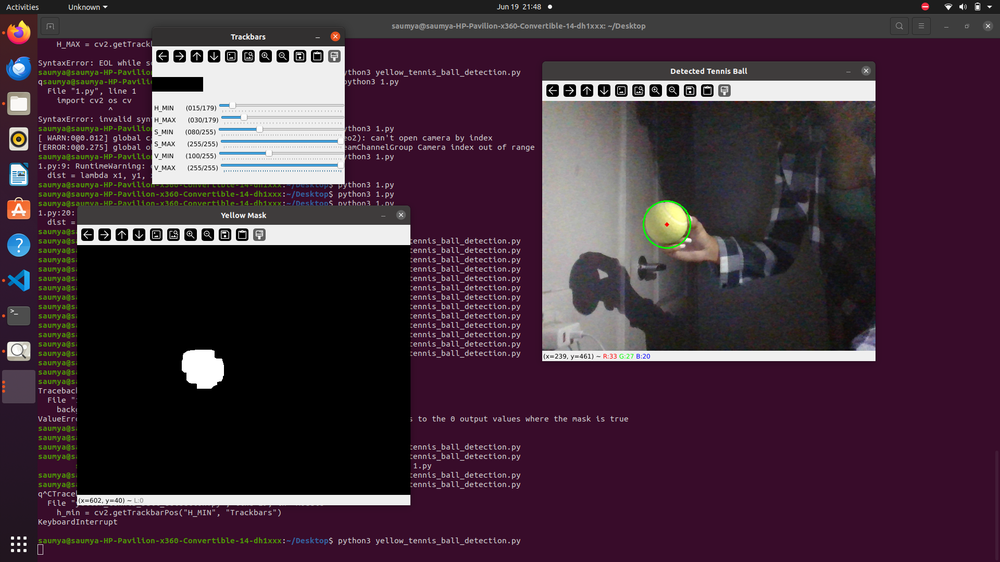
#> input picture OpenCV/TennisBall/Dark.png, 1000 x 562 px, shrunk from 1920 x 1080 before the run, given in place of the camera
$ python laplacian.py   (older library calls are emulated)
#> lines starting #> are read from the running program, lines starting #| are printed output that depends on the picture; after the words box and inside, x2 and y2 are one past the last pixel; in counts of white or black regions, pixels touching at a corner belong together
import cv2
import numpy as np

def nothing(x):
    pass

# Initialize video capture
videoCapture = cv2.VideoCapture(0)  # Change the index if needed (e.g., 1 or 2)

# Create a window for trackbars
cv2.namedWindow("Trackbars")
cv2.createTrackbar("H_MIN", "Trackbars", 15, 179, nothing)
cv2.createTrackbar("H_MAX", "Trackbars", 35, 179, nothing)
cv2.createTrackbar("S_MIN", "Trackbars", 80, 255, nothing)
cv2.createTrackbar("S_MAX", "Trackbars", 255, 255, nothing)
cv2.createTrackbar("V_MIN", "Trackbars", 100, 255, nothing)
cv2.createTrackbar("V_MAX", "Trackbars", 255, 255, nothing)

while True:
    ret, frame = videoCapture.read()
#> frame is the input picture: shape (562, 1000, 3); mean B, G, R 59, 45.7, 66.6
    if not ret:
        break

    # Preprocess the frame
    blurredFrame = cv2.GaussianBlur(frame, (15, 15), 0)
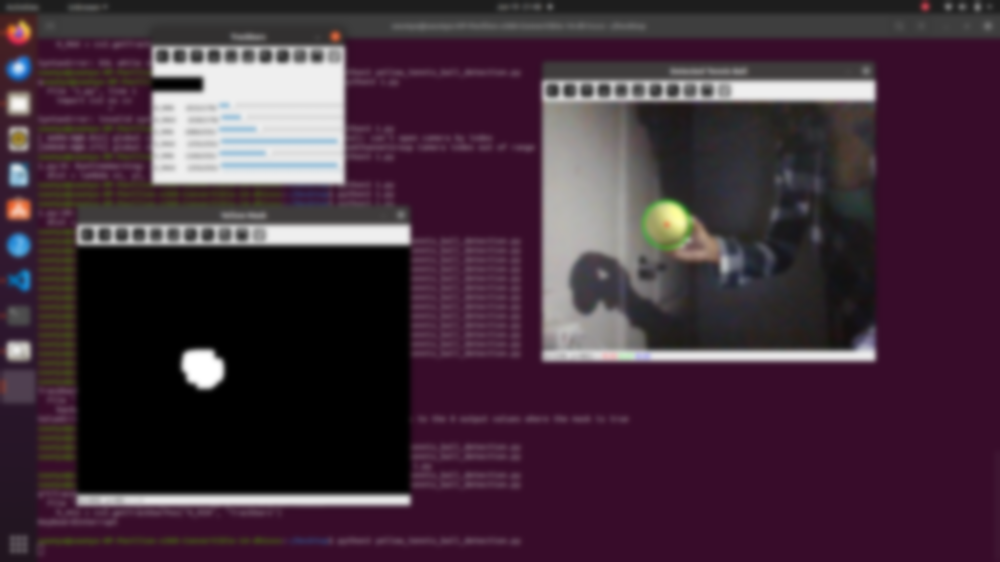
#> blurredFrame: shape (562, 1000, 3); mean B, G, R 59, 45.8, 66.6
    hsvFrame = cv2.cvtColor(blurredFrame, cv2.COLOR_BGR2HSV)
#> hsvFrame: shape (562, 1000, 3); mean H, S, V 97.3, 97.4, 67.6

    # Get current positions of trackbars
    h_min = cv2.getTrackbarPos("H_MIN", "Trackbars")
    h_max = cv2.getTrackbarPos("H_MAX", "Trackbars")
    s_min = cv2.getTrackbarPos("S_MIN", "Trackbars")
    s_max = cv2.getTrackbarPos("S_MAX", "Trackbars")
    v_min = cv2.getTrackbarPos("V_MIN", "Trackbars")
    v_max = cv2.getTrackbarPos("V_MAX", "Trackbars")

    # Define the lower and upper bounds for yellow color in HSV space
    lower_yellow = np.array([h_min, s_min, v_min])
    upper_yellow = np.array([h_max, s_max, v_max])

    # Create a mask for yellow color
    mask = cv2.inRange(hsvFrame, lower_yellow, upper_yellow)
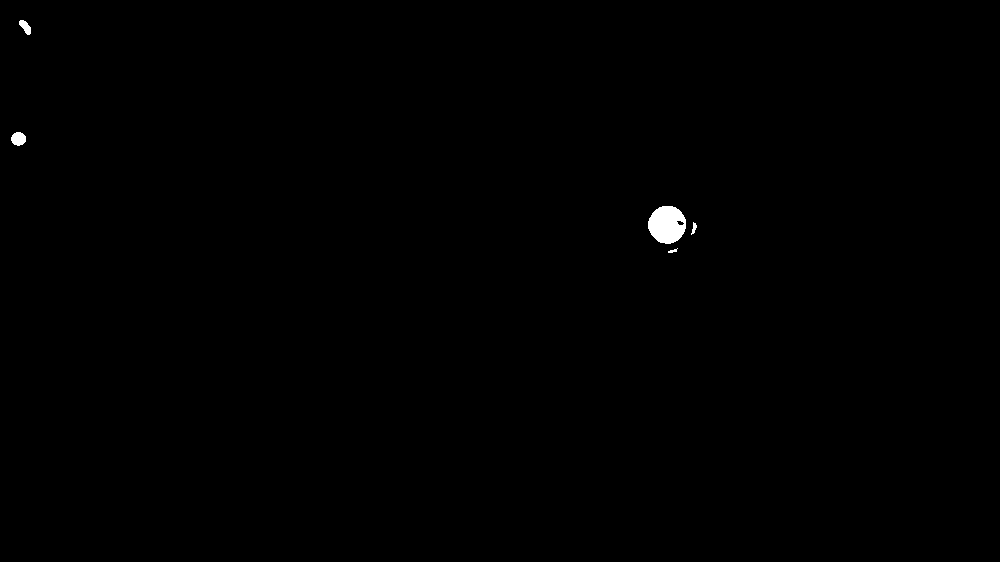
#> mask: shape (562, 1000); 0.26% white; 5 white regions, box (x1, y1, x2, y2) and area: (648, 206, 686, 244) 1107, (11, 132, 26, 146) 162, (19, 20, 31, 35) 106, (691, 222, 697, 235) 39, (668, 248, 678, 253) 25

    # Apply morphological operations to clean up the mask
    kernel = np.ones((5, 5), np.uint8)
    mask = cv2.morphologyEx(mask, cv2.MORPH_CLOSE, kernel, iterations=2)
#> mask: shape (562, 1000); 0.29% white; 3 white regions, box (x1, y1, x2, y2) and area: (648, 206, 697, 253) 1353, (11, 132, 26, 146) 162, (19, 20, 31, 35) 106
    mask = cv2.morphologyEx(mask, cv2.MORPH_OPEN, kernel, iterations=2)
#> mask: shape (562, 1000); 0.26% white; 2 white regions, box (x1, y1, x2, y2) and area: (649, 206, 695, 252) 1330, (13, 133, 24, 145) 128

    # Perform Laplacian edge detection
    laplacian = cv2.Laplacian(mask, cv2.CV_64F)
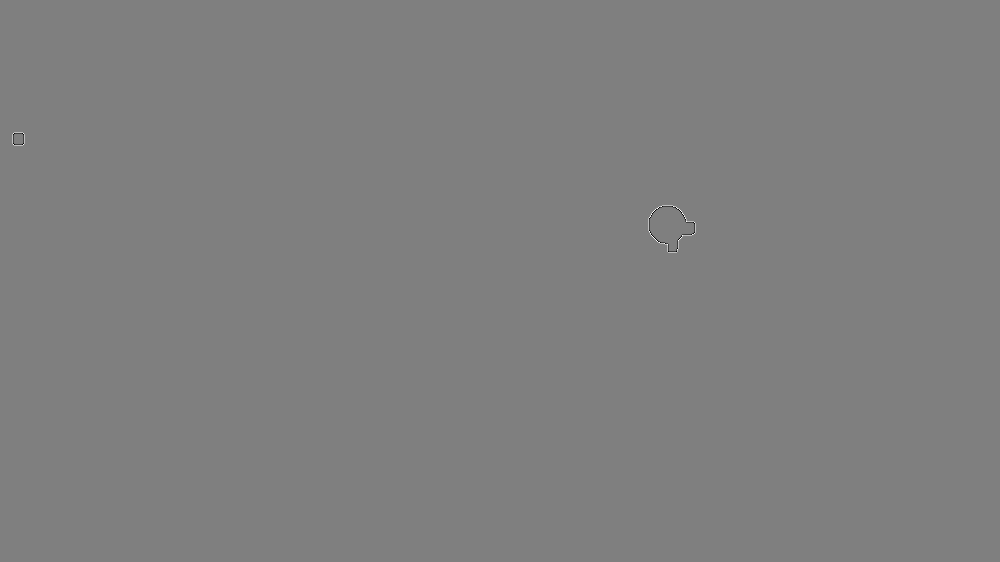
#> laplacian: shape (562, 1000) float64; min -510, max 510, mean 0; drawn with min black and max white
    laplacian_edges = np.uint8(np.absolute(laplacian))

    # Threshold the Laplacian edges to get binary edges
    _, binary_laplacian_edges = cv2.threshold(laplacian_edges, 50, 255, cv2.THRESH_BINARY)
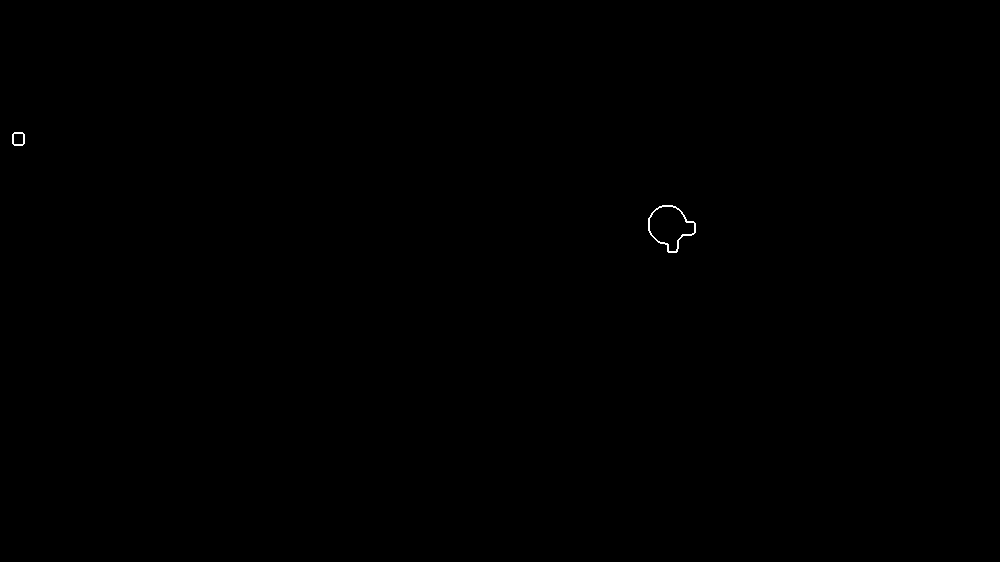
#> binary_laplacian_edges: shape (562, 1000); 0.06% white in thin lines or dots, all inside (x1, y1, x2, y2) = (12, 132, 696, 253)

    # Create an empty mask for the background
    background_mask = np.zeros_like(binary_laplacian_edges)

    # Copy edges to the background mask
    background_mask[binary_laplacian_edges > 0] = 255

    # Create a 3-channel black image
    background_removed = np.zeros_like(frame)

    # Copy only the edges from the background mask to the black frame
    background_removed[background_mask == 255] = [255, 255, 255]

    # Display the mask for debugging
    cv2.imshow("Yellow Mask", mask)
    # Display the frame with the background removed and only edges
    cv2.imshow("Background Removed", background_removed)

    # Exit loop if 'q' is pressed
    if cv2.waitKey(1) & 0xFF == ord('q'):
#> (key q is pressed here)
        break

# Release the video capture object and close all OpenCV windows
videoCapture.release()
cv2.destroyAllWindows()
